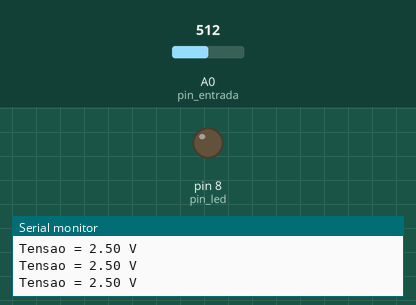
Bench run of a sketch on a simulated Arduino Uno, built with avr-gcc and run on an emulated ATmega328P. On the bench: output pins drawn as LEDs (lit = HIGH), the last lines printed to the serial monitor. The test bench sets the inputs (shaded band); at power-on: A0 (pin_entrada) = 512.

Above: at 1.2 s.
1.3 s: A0 (pin_entrada) set to 600
4.3 s: A0 (pin_entrada) set to 631
At 5.5 s:
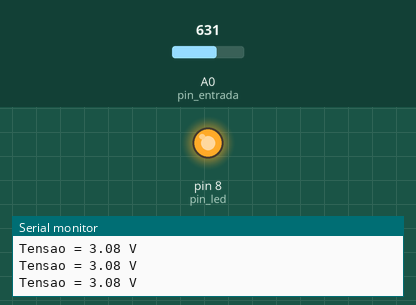
5.8 s: A0 (pin_entrada) set to 511
At 6.2 s:
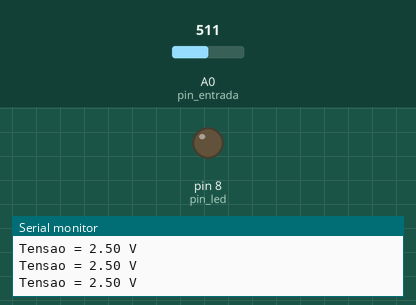
8.8 s: A0 (pin_entrada) set to 716
At 9.9 s:
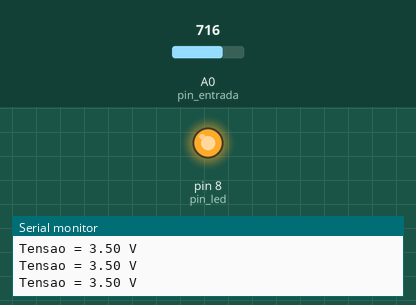
Timing chart, 0 to 11.8 s (numbered marks = the images above; inputs shaded):
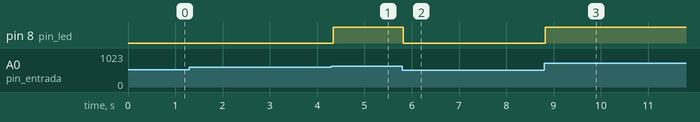

The sketch:

Entrada_Analogica.ino
```cpp
const int pin_entrada = A0;
const int pin_led = 8;
int valor;
float tensao;

void setup() {
  Serial.begin(9600);
  pinMode(pin_entrada, INPUT);
  pinMode(pin_led, OUTPUT);
}

void loop() {
  valor = analogRead(pin_entrada);
  tensao = float(valor)*5/1023;
  Serial.print("Tensao = ");
  Serial.print(tensao);
  Serial.println(" V");
if (tensao > 3){
  digitalWrite(pin_led, HIGH);
}
else{
  digitalWrite(pin_led, LOW);
}
}
```

Measured:
- the behaviour switches between 613 and 614 on A0 (pin_entrada) (found by bisection; images 0 and 1)
- after the input at 4.3 s, pin 8 (pin_led): LOW → HIGH at once
- after the input at 5.8 s, pin 8 (pin_led): HIGH → LOW at once
- after the input at 8.8 s, pin 8 (pin_led): LOW → HIGH at once
